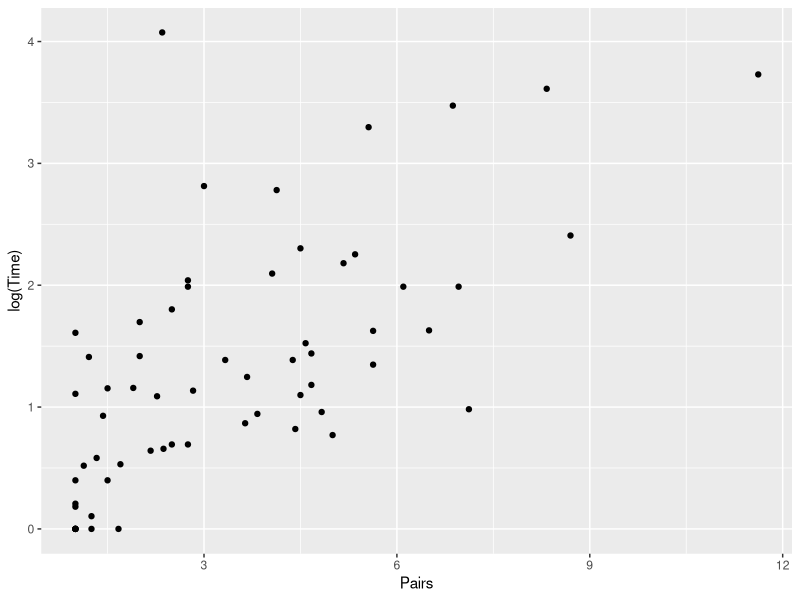
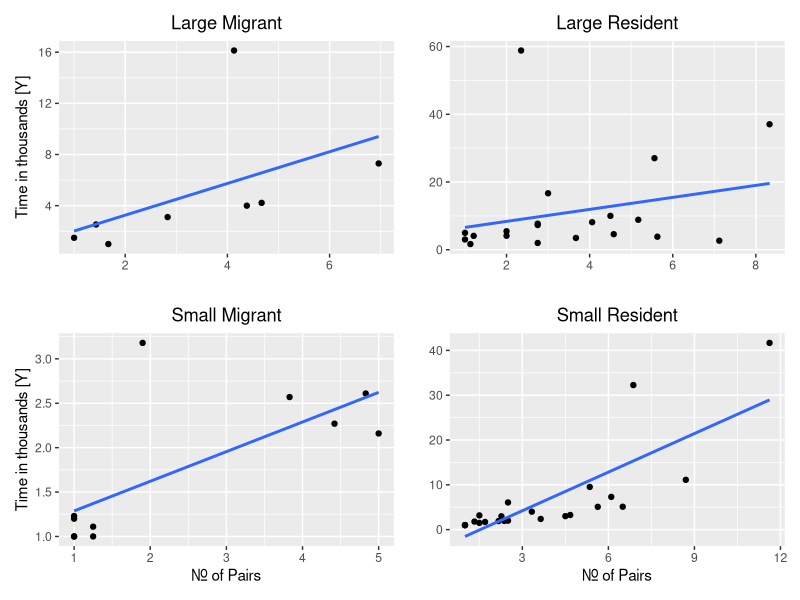
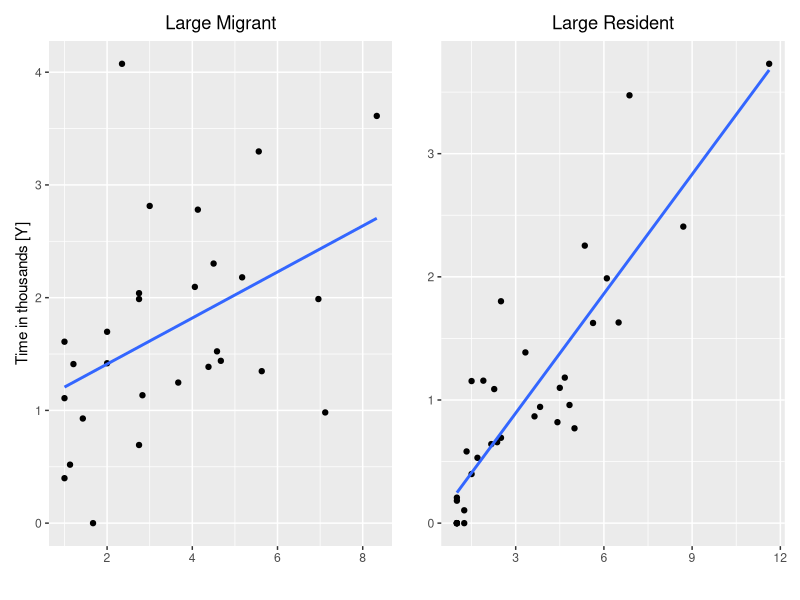
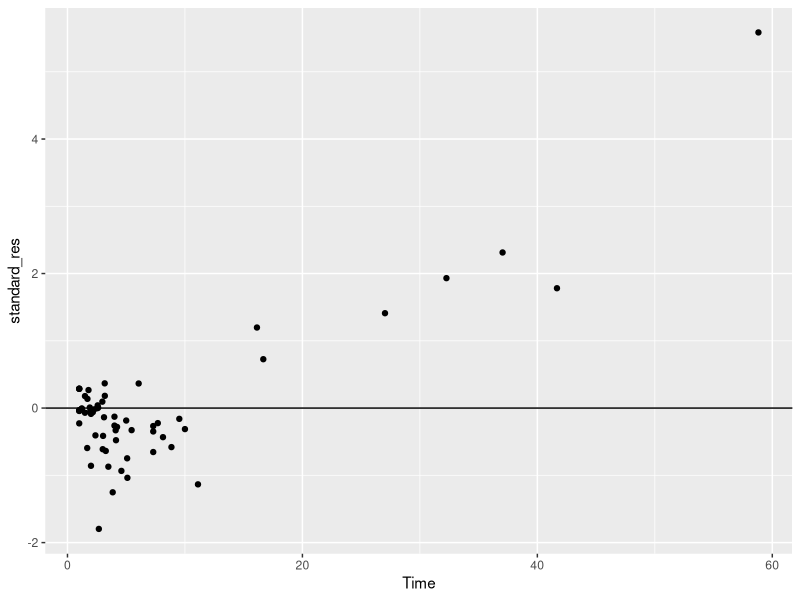
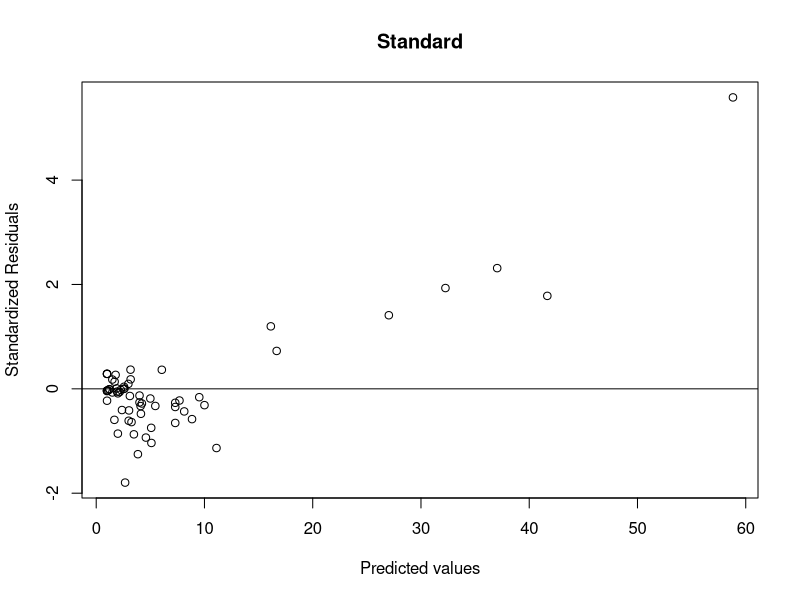
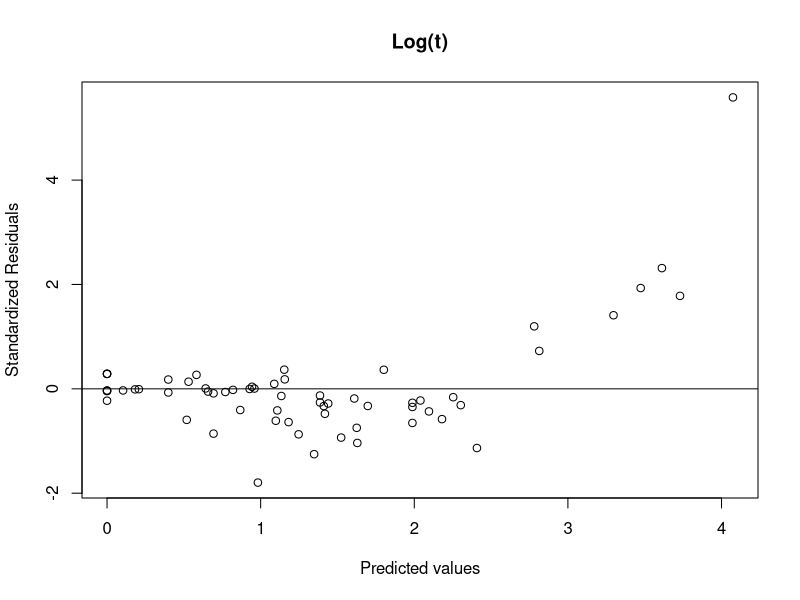
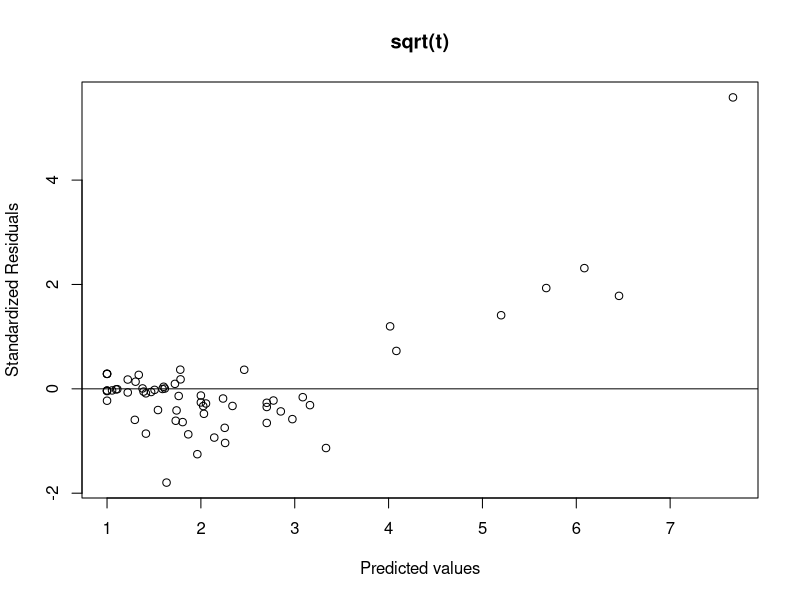
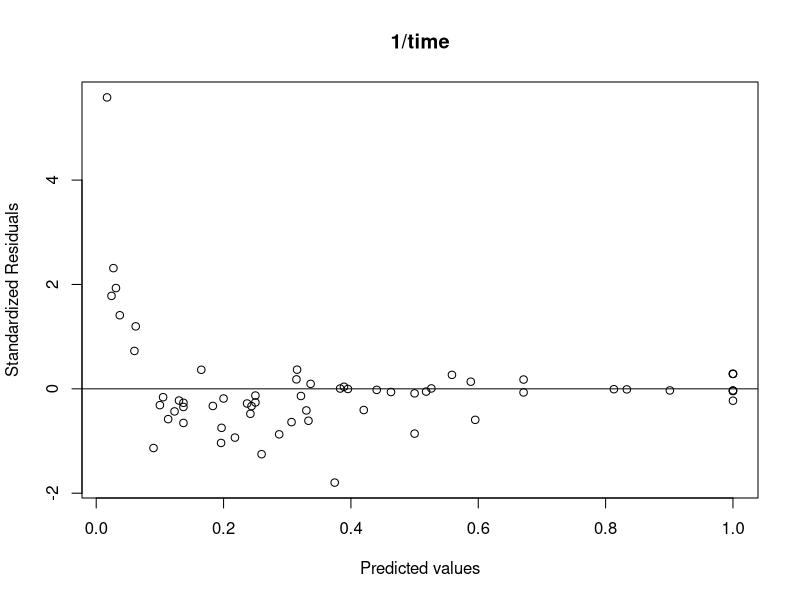

Recreate these plots in R, in order.
## ---- chunk 1
knitr::opts_chunk$set(warning = FALSE, message = FALSE) 
## ---- chunk 2
library(tidyverse)
data <- read.csv('Factors Affecting Extinction.csv')
data
## ---- chunk 3



lm_full <- lm(formula = Time ~ Pairs + Size + Status + Pairs*Size + Pairs * Status + Size*Status + Pairs*Size*Status, data)
lm_full.log <- lm(formula = log(Time) ~ Pairs + Size + Status + Pairs*Size + Pairs * Status + Size*Status + Pairs*Size*Status, data)
lm_full.sqrt <- lm(formula = sqrt(Time) ~ Pairs + Size + Status + Pairs*Size + Pairs * Status + Size*Status + Pairs*Size*Status, data)
lm_full.inverse <- lm(formula = 1/Time ~ Pairs + Size + Status + Pairs*Size + Pairs * Status + Size*Status + Pairs*Size*Status, data)

summary(lm_full)$r.squared
summary(lm_full.log)$r.squared
summary(lm_full.sqrt)$r.squared
summary(lm_full.inverse)$r.squared

## ---- chunk 4
library(patchwork)
L_data <- subset(data, Size == "L")
S_data <- subset(data, Size == "S")
LM <- subset(L_data, Status == "M")
LR <- subset(L_data, Status == "R")
SM <- subset(S_data, Status == "M")
SR <- subset(S_data, Status == "R")
p1 <- ggplot(LM,aes(Pairs, Time)) + geom_point() + ggtitle("Large Migrant") + ylab("Time in thousands [Y]") + xlab("") + theme(plot.title = element_text(hjust = 0.5)) + stat_smooth(method = "lm", level = 0)
p2 <- ggplot(LR,aes(Pairs, Time)) + geom_point() + ggtitle("Large Resident")+ ylab("")  + xlab("") + theme(plot.title = element_text(hjust = 0.5))+ stat_smooth(method = "lm",level = 0)
p3 <- ggplot(SM,aes(Pairs, Time)) + geom_point() + ggtitle("Small Migrant") + ylab("Time in thousands [Y]") + xlab("Nr. of Pairs") + theme(plot.title = element_text(hjust = 0.5)) + stat_smooth(method = "lm",level = 0)
p4 <- ggplot(SR,aes(Pairs, Time)) + geom_point() + ggtitle("Small Resident") + ylab("") + xlab("Nr. of Pairs") + theme(plot.title = element_text(hjust = 0.5)) + stat_smooth(method = "lm",level = 0)

p5 <- ggplot(L_data,aes(Pairs, log(Time))) + geom_point() + ggtitle("Large Migrant") + ylab("Time in thousands [Y]") + xlab("") + theme(plot.title = element_text(hjust = 0.5)) + stat_smooth(method = "lm", level = 0)
p6 <- ggplot(S_data,aes(Pairs, log(Time))) + geom_point() + ggtitle("Large Resident")+ ylab("")  + xlab("") + theme(plot.title = element_text(hjust = 0.5))+ stat_smooth(method = "lm",level = 0)

ggplot(data, aes(Pairs, log(Time))) + geom_point()

p1+p2+p3+p4

p5 + p6



## ---- chunk 5

standard_res <- rstandard(lm_full)
final_data <- cbind(data, standard_res)

ggplot(final_data) + geom_point(aes(Time, standard_res)) + geom_abline(slope = 0)


plot((final_data$Time), standard_res, ylab='Standardized Residuals', xlab='Predicted values', main="Standard") 
abline(0, 0)
plot(log(final_data$Time), standard_res, ylab='Standardized Residuals', xlab='Predicted values', main="Log(t)") 
abline(0, 0)
plot(sqrt(final_data$Time), standard_res, ylab='Standardized Residuals', xlab='Predicted values', main = "sqrt(t)") 
abline(0, 0)
plot(1/(final_data$Time), standard_res, ylab='Standardized Residuals', xlab='Predicted values', main="1/time") 
abline(0, 0)


## ---- chunk 6
qqnorm(data$Time, main="Q-Q plot for time")
qqline(data$Time)
qqnorm(log(data$Time),main="Q-Q plot for log(time)")
qqline(log(data$Time))
qqnorm(sqrt(data$Time),main="Q-Q plot for sqrt(time)")
qqline(sqrt(data$Time))
qqnorm(1/(data$Time),main="Q-Q plot for 1/time")
qqline(1/(data$Time))



## ---- chunk 7
data.out <- subset(data, Time < 50)
lm_full.out <- lm(formula = Time ~ Pairs + Size + Status + Pairs*Size + Pairs * Status + Size*Status + Pairs*Size*Status, data.out)
lm_full.log.out <- lm(formula = log(Time) ~ Pairs + Size + Status + Pairs*Size + Pairs * Status + Size*Status + Pairs*Size*Status, data.out)
lm_full.sqrt.out <- lm(formula = sqrt(Time) ~ Pairs + Size + Status + Pairs*Size + Pairs * Status + Size*Status + Pairs*Size*Status, data.out)
lm_full.inverse.out <- lm(formula = 1/Time ~ Pairs + Size + Status + Pairs*Size + Pairs * Status + Size*Status + Pairs*Size*Status, data.out)

summary(lm_full.out)$r.squared
summary(lm_full.log.out)$r.squared
summary(lm_full.sqrt.out)$r.squared
summary(lm_full.inverse.out)$r.squared


## ---- chunk 8
ggplot(data.out, aes(Pairs, (Time))) + geom_point()
## ---- chunk 9
qqnorm(data.out$Time, main="Q-Q plot for time")
qqline(data.out$Time)
qqnorm(log(data.out$Time),main="Q-Q plot for log(time)")
qqline(log(data.out$Time))
qqnorm(sqrt(data.out$Time),main="Q-Q plot for sqrt(time)")
qqline(sqrt(data.out$Time))
qqnorm(1/(data.out$Time),main="Q-Q plot for 1/time")
qqline(1/(data.out$Time))

## ---- chunk 10
lm_full.out.reduced <- lm(formula = Time ~ Pairs + Size + Pairs*Size, data.out)
lm_full.log.out.reduced <- lm(formula = log(Time) ~ Pairs + Size + Pairs*Size, data.out)
lm_full.sqrt.out.reduced <- lm(formula = sqrt(Time) ~ Pairs + Size + Pairs*Size, data.out)
lm_full.inverse.out.reduced <- lm(formula = 1/Time ~ Pairs + Size + Pairs*Size, data.out)

summary(lm_full.out.reduced)$r.squared
summary(lm_full.log.out.reduced)$r.squared
summary(lm_full.sqrt.out.reduced)$r.squared
summary(lm_full.inverse.out.reduced)$r.squared


## ---- chunk 11
standard_res <- rstandard(lm_full.out.reduced)
final_data <- cbind(data.out, standard_res)
plot((final_data$Time), standard_res, ylab='Standardized Residuals', xlab='Predicted values', main="Standard") 
abline(0, 0)
plot(log(final_data$Time), standard_res, ylab='Standardized Residuals', xlab='Predicted values', main="Log(t)") 
abline(0, 0)
plot(sqrt(final_data$Time), standard_res, ylab='Standardized Residuals', xlab='Predicted values', main = "sqrt(t)") 
abline(0, 0)
plot(1/(final_data$Time), standard_res, ylab='Standardized Residuals', xlab='Predicted values', main="1/time") 
abline(0, 0)

## ---- chunk 12
lm_full <- lm(formula = Time ~ Pairs + Size + Status + Pairs*Size + Pairs * Status + Size*Status + Pairs*Size*Status, data)
lm_full.logpair <- lm(formula = Time ~ log(Pairs) + Size + Status + log(Pairs)*Size + log(Pairs) * Status + Size*Status + log(Pairs)*Size*Status, data)
lm_full.sqrtpair <- lm(formula = Time ~ sqrt(Pairs) + Size + Status + sqrt(Pairs)*Size + sqrt(Pairs) * Status + Size*Status + sqrt(Pairs)*Size*Status, data)
lm_full.inversepair <- lm(formula = Time ~ 1/Pairs + Size + Status + 1/Pairs*Size + 1/Pairs * Status + Size*Status + 1/Pairs*Size*Status, data)

summary(lm_full)$r.squared
summary(lm_full.logpair)$r.squared
summary(lm_full.sqrtpair)$r.squared
summary(lm_full.inversepair)$r.squared


## ---- chunk 13

m1 <- lm(formula = log(Time) ~ Pairs, data.out)
m2 <- lm(formula = log(Time) ~ Pairs + Size, data.out)
m3 <- lm(formula = log(Time) ~ Pairs + Size + Pairs*Size, data.out)
m4 <- lm(formula = log(Time) ~ Pairs + Size + Status, data.out)
m5 <- lm(formula = log(Time) ~ Pairs + Size + Status + Pairs*Size + Pairs * Status, data.out)
m6 <- lm(formula = log(Time) ~ Pairs + Size + Status + Pairs*Size + Pairs * Status + Size*Status + Pairs *Size*Status, data.out)


anova(m1, m2, m3, m4, m5, m6)

summary(m1)$adj.r.squared
summary(m2)$adj.r.squared
summary(m3)$adj.r.squared
summary(m4)$adj.r.squared
summary(m5)$adj.r.squared
summary(m6)$adj.r.squared

summary(m6)

## ---- chunk 14
ckd <- cooks.distance(lm_full)
sub_ckd <- subset(ckd, ckd < 0.2)
which(ckd > 0.2)

plot(sub_ckd, ylim = c(0,0.4))
plot(ckd, ylim = c(0,0.4))

## ---- chunk 15
data_ckd <- data[-c(20,28,60),]

#lm_full_ckd <- lm(formula = Time ~ Pairs + Size + Status + Pairs*Size + Pairs * Status + Size*Status + Pairs*Size*Status, data_ckd)
lm_full.log_ckd <- lm(formula = log(Time) ~ Pairs + Size + Status + Pairs*Size + Pairs * Status + Size*Status + Pairs*Size*Status, data_ckd)

summary(lm_full.log)$r.squared
summary(lm_full.log_ckd)$r.squared

## ---- chunk 16

ggplot(data.out, aes(Pairs, log(Time))) + geom_point()
ggplot(data_ckd, aes(Pairs, log(Time))) + geom_point()
## ---- chunk 17
